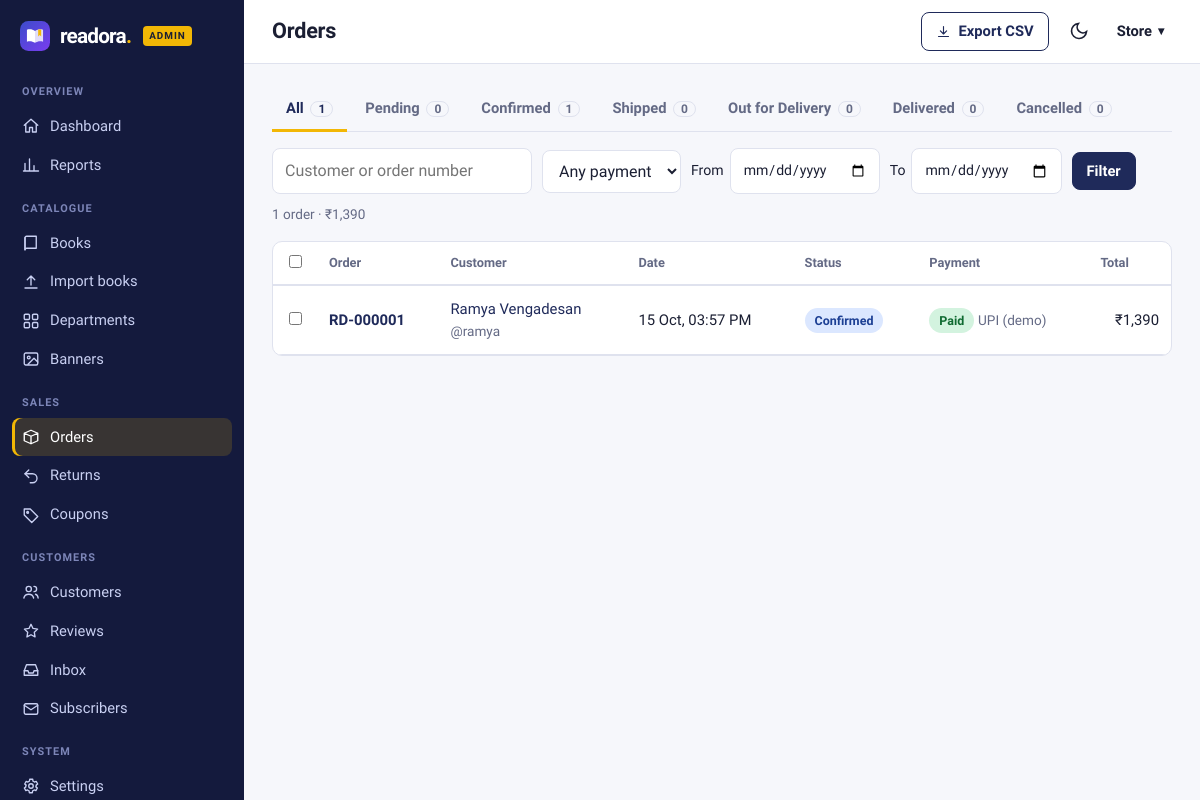
Page /admin/orders (signed in) on the committed database.
### tables this page shows
CREATE TABLE users (
    id            INTEGER PRIMARY KEY AUTOINCREMENT,
    fullname      TEXT NOT NULL,
    username      TEXT NOT NULL UNIQUE COLLATE NOCASE,
    email         TEXT NOT NULL UNIQUE COLLATE NOCASE,
    password      TEXT NOT NULL,
    phone         TEXT,
    is_admin      INTEGER NOT NULL DEFAULT 0,
    created_at    TEXT NOT NULL DEFAULT CURRENT_TIMESTAMP
);

CREATE TABLE orders (
    id              INTEGER PRIMARY KEY AUTOINCREMENT,
    user_id         INTEGER NOT NULL REFERENCES users(id),
    status          TEXT NOT NULL DEFAULT 'Pending',
    payment_method  TEXT NOT NULL,
    payment_status  TEXT NOT NULL DEFAULT 'Pending',
    subtotal        REAL NOT NULL,
    discount        REAL NOT NULL DEFAULT 0,
    shipping_fee    REAL NOT NULL DEFAULT 0,
    total           REAL NOT NULL,
    coupon_code     TEXT,
    ship_name       TEXT NOT NULL,
    ship_phone      TEXT NOT NULL,
    ship_address    TEXT NOT NULL,
    created_at      TEXT NOT NULL DEFAULT CURRENT_TIMESTAMP
);

### bookstore/routes/admin.py (the view)
@bp.route("/orders")
@admin_required
def orders():
    status = request.args.get("status", "")
    pay = request.args.get("payment", "")
    q = request.args.get("q", "").strip()
    d1, d2 = request.args.get("from", ""), request.args.get("to", "")
    where, args = [], []
    if status in ALL_STATUSES:
        where.append("o.status=?"); args.append(status)
    if pay in ("Paid", "Pending", "Refunded", "Cancelled"):
        where.append("o.payment_status=?"); args.append(pay)
    if q:
        digits = re.sub(r"\D", "", q)
        where.append("(u.fullname LIKE ? OR u.username LIKE ? OR o.id = ?)")
        args += [f"%{q}%", f"%{q}%", int(digits) if digits else -1]
    for val, op in ((d1, ">="), (d2, "<=")):
        if re.fullmatch(r"\d{4}-\d{2}-\d{2}", val):
            where.append(f"date(o.created_at,'{_loc()}') {op} ?"); args.append(val)
    clause = (" WHERE " + " AND ".join(where)) if where else ""
    total = one(f"SELECT COUNT(*) n, COALESCE(SUM(o.total),0) amount FROM orders o JOIN users u ON u.id=o.user_id{clause}", args)
    page, per, off = _page_args(40)
    rows = query(f"""SELECT o.*, u.fullname, u.username FROM orders o JOIN users u ON u.id=o.user_id
                     {clause} ORDER BY o.id DESC LIMIT ? OFFSET ?""", args + [per, off])
    counts = {r["status"]: r["n"] for r in query("SELECT status, COUNT(*) n FROM orders GROUP BY status")}
    base = {k: v for k, v in request.args.items() if k != "page" and v}
    return render_template("admin/orders.html", orders=rows, statuses=ALL_STATUSES, status=status, q=q, pay=pay, d1=d1, d2=d2,
                           total=total, page=page, pages=max(1, -(-total["n"] // per)), counts=counts, base=base)

### bookstore/db.py (called while the page is built)
def get_db():
    if "db" not in g:
        g.db = sqlite3.connect(current_app.config["DATABASE"])
        g.db.row_factory = sqlite3.Row
        g.db.execute("PRAGMA foreign_keys = ON")
    return g.db

def query(sql, args=(), one=False):
    cur = get_db().execute(sql, args)
    rows = cur.fetchall()
    cur.close()
    return (rows[0] if rows else None) if one else rows

### bookstore/routes/admin.py (called while the page is built)
def one(sql, a=()):
    return query(sql, a, one=True)

def _page_args(default=50):
    page = max(1, request.args.get("page", 1, type=int))
    return page, default, (page - 1) * default

### bookstore/utils.py (called while the page is built)
def csrf_token():
    if "_csrf" not in session:
        session["_csrf"] = secrets.token_urlsafe(32)
    return session["_csrf"]

def check_csrf():
    if request.method in ("POST", "PUT", "PATCH", "DELETE"):
        sent = request.form.get("_csrf") or request.headers.get("X-CSRF-Token")
        if not sent or not secrets.compare_digest(sent, session.get("_csrf", "")):
            abort(400, "Invalid or missing CSRF token. Please reload the page and try again.")

def load_user():
    uid = session.get("user_id")
    g.user = query("SELECT * FROM users WHERE id = ?", (uid,), one=True) if uid else None
    if uid and g.user is None:
        session.clear()

def login_required(view):
    @wraps(view)
    def wrapped(*a, **kw):
        if g.user is None:
            if wants_json():
                return jsonify(ok=False, message="Please log in first.", login=True), 401
            flash("Please log in to continue.", "info")
            return redirect(url_for("auth.login", next=request.full_path.rstrip("?")))
        return view(*a, **kw)
    return wrapped

def admin_required(view):
    @wraps(view)
    @login_required
    def wrapped(*a, **kw):
        if not g.user["is_admin"]:
            abort(403)
        return view(*a, **kw)
    return wrapped

def money(v):
    v = float(v or 0)
    return f"₹{v:,.0f}" if v == int(v) else f"₹{v:,.2f}"

def local_dt(value, fmt="%d %b %Y, %I:%M %p"):
    if not value:
        return ""
    dt = datetime.strptime(value, "%Y-%m-%d %H:%M:%S").replace(tzinfo=timezone.utc)
    tz = timezone(timedelta(minutes=current_app.config["TZ_OFFSET_MINUTES"]))
    return dt.astimezone(tz).strftime(fmt)

def order_ref(order_id):
    return f"{current_app.config['ORDER_PREFIX']}-{int(order_id):06d}"

### bookstore/templates/admin/orders.html (shortened to what this page needs)
{% extends 'admin/layout.html' %}
{% from 'partials/macros.html' import csrf, badge, pagination, icon %}
{% block title %}Orders{% endblock %}
{% block actions %}<a class="btn btn-ghost btn-sm" href="{{ url_for('admin.export', kind='orders', **{'from': d1 or none, 'to': d2 or none}) }}">{{ icon('download', 15) }} Export CSV</a>{% endblock %}
{% block content %}
<div class="adm-tabs">
  <a href="{{ url_for('admin.orders') }}" class="{{ 'on' if not status }}">All <em>{{ counts.values()|sum }}</em></a>
  {% for s in statuses %}<a href="{{ url_for('admin.orders', status=s) }}" class="{{ 'on' if status == s }}">{{ s }} <em>{{ counts.get(s, 0) }}</em></a>{% endfor %}
</div>
<form method="get" class="filterbar">
  <input type="search" name="q" value="{{ q }}" placeholder="Customer or order number" aria-label="Search orders">
  <select name="payment" data-autosubmit aria-label="Payment"><option value="">Any payment</option>{% for p in ['Paid','Pending','Refunded','Cancelled'] %}<option {{ 'selected' if pay == p }}>{{ p }}</option>{% endfor %}</select>
  <label>From <input type="date" name="from" value="{{ d1 }}"></label><label>To <input type="date" name="to" value="{{ d2 }}"></label>
  <button class="btn btn-sm">Filter</button><span class="muted small">{{ total.n }} order{{ 's' if total.n != 1 }} · {{ total.amount|money }}</span>
</form>
<form method="post" action="{{ url_for('admin.orders_bulk') }}">
  <div class="table-wrap"><table class="data">
    <thead><tr><th style="width:34px"><input type="checkbox" id="check-all" aria-label="Select all"></th><th>Order</th><th>Customer</th><th>Date</th><th>Status</th><th>Payment</th><th class="num">Total</th></tr></thead>
    <tbody>{% for o in orders %}
      <tr><td><input type="checkbox" name="ids" value="{{ o.id }}" class="row-check" aria-label="Select {{ order_ref(o.id) }}"></td>
        <td><a href="{{ url_for('admin.order', order_id=o.id) }}"><b>{{ order_ref(o.id) }}</b></a></td>
        <td><a href="{{ url_for('admin.users') }}?q={{ o.username }}">{{ o.fullname }}</a><div class="small muted">@{{ o.username }}</div></td>
        <td>{{ o.created_at|dt('%d %b, %I:%M %p') }}</td><td>{{ badge(o.status) }}</td><td>{{ badge(o.payment_status) }} <span class="small muted">{{ o.payment_method }}</span></td><td class="num">{{ o.total|money }}</td></tr>
    {% else %}<tr><td colspan="7" class="muted">No orders found.</td></tr>{% endfor %}</tbody></table></div>
</form>
{% endblock %}

### bookstore/templates/admin/layout.html (shortened to what this page needs)
{% from 'partials/macros.html' import icon %}
{% set ac = admin_counts() %}
{% set ep = current_endpoint or '' %}
{% macro nav(endpoint, label, ico, count=0, match=[]) %}<a href="{{ url_for(endpoint) }}" class="{{ 'on' if ep == endpoint or ep in match }}">{{ icon(ico, 18) }}<span>{{ label }}</span>{% if count %}<em>{{ count }}</em>{% endif %}</a>{% endmacro %}
<!doctype html>
<html lang="en">
<head>
  <link rel="stylesheet" href="{{ url_for('static', filename='css/style.css') }}">
  <link rel="stylesheet" href="{{ url_for('static', filename='css/admin.css') }}">
</head>
<body class="adm">
<div class="adm-shell">
  <aside class="adm-side" id="adm-side" aria-label="Admin navigation">
    <a class="adm-brand" href="{{ url_for('admin.dashboard') }}"><img src="{{ url_for('static', filename='img/mark.svg') }}" width="30" height="30" alt=""><span>{{ brand.name|lower }}<b>.</b></span><small>admin</small></a>
    <nav>
      <h6>Overview</h6>
      {{ nav('admin.dashboard', 'Dashboard', 'home') }}
      {{ nav('admin.reports', 'Reports', 'chart') }}
      <h6>Catalogue</h6>
      {{ nav('admin.books', 'Books', 'book', match=['admin.book_new','admin.book_edit']) }}
      {{ nav('admin.books_import', 'Import books', 'upload') }}
      {{ nav('admin.categories', 'Departments', 'grid') }}
      {{ nav('admin.banners', 'Banners', 'image', match=['admin.banner_form']) }}
      <h6>Sales</h6>
      {{ nav('admin.orders', 'Orders', 'box', ac.orders, match=['admin.order']) }}
      {{ nav('admin.returns', 'Returns', 'return', ac.returns) }}
      {{ nav('admin.coupons', 'Coupons', 'tag') }}
      <h6>Customers</h6>
      {{ nav('admin.users', 'Customers', 'users', match=['admin.user_detail']) }}
      {{ nav('admin.reviews', 'Reviews', 'star') }}
      {{ nav('admin.messages', 'Inbox', 'inbox', ac.messages) }}
      {{ nav('admin.subscribers', 'Subscribers', 'mail') }}
      <h6>System</h6>
      {{ nav('admin.settings', 'Settings', 'gear') }}
    </nav>
  </aside>
  <div class="adm-main">
    <header class="adm-top">
      <div class="adm-title"><h1>{% block page_title %}{{ self.title() }}{% endblock %}</h1></div>
      <div class="adm-top-actions">{% block actions %}{% endblock %}</div>
      <button class="icon-btn" id="theme-toggle" type="button" aria-label="Switch light or dark theme"><svg viewBox="0 0 24 24" width="20" height="20" fill="none" stroke="currentColor" stroke-width="2"><path d="M21 12.8A9 9 0 1 1 11.2 3a7 7 0 0 0 9.8 9.8z"/></svg></button>
      <div class="menu"><button class="menu-btn adm-user" type="button" aria-haspopup="true" aria-expanded="false">{{ g.user.fullname.split()[0] }}</button>
          </div>
    </header>
    <main id="main" class="adm-content">{% block content %}{% endblock %}</main>
  </div>
</div>
</body>
</html>

### bookstore/templates/partials/macros.html (shortened to what this page needs)
{% macro badge(status) %}
<span class="badge st-{{ status|lower|replace(' ', '-') }}">{{ status }}</span>
{% endmacro %}

### bookstore/static/css/style.css (style rules this page uses)
:root { --ink: #1f2a5a; --ink-2: #3a4780; --hl: #f2b705; --hl-soft: #fff3c4; --paper: #f6f7fb; --surface: #ffffff; --text: #1b1f33; --muted: #646a85; --line: #dfe2ee; --ok: #17803d; --warn: #b45309; --bad: #c62828; --radius: 10px; --shadow: 0 1px 2px rgba(31, 42, 90, .08), 0 6px 18px rgba(31, 42, 90, .06); --display: "Bricolage Grotesque", "Segoe UI", system-ui, sans-serif; --serif: "Newsreader", Georgia, "Times New Roman", serif; --c0: #3b4cca; --c1: #0f8b8d; --c2: #c47f00; --c3: #4f7a45; --c4: #8a3ffc; --c5: #b3365a; }
* { box-sizing: border-box; }
html { scroll-behavior: smooth; }
body { margin: 0; background: var(--paper); color: var(--text); font: 16px/1.55 var(--display); -webkit-font-smoothing: antialiased; }
img { max-width: 100%; display: block; }
a { color: var(--ink); text-decoration: none; }
h1, h2, h3, h4 { font-family: var(--display); line-height: 1.15; margin: 0 0 .5em; letter-spacing: -.01em; }
h1 { font-size: clamp(1.8rem, 4vw, 2.6rem); font-weight: 800; }
.muted { color: var(--muted); }
.small { font-size: .85rem; }
.icon-btn, .menu-btn { background: none; border: 0; color: var(--text); cursor: pointer; padding: 8px; border-radius: 8px; font: inherit; font-weight: 600; display: grid; place-items: center; }
.menu { position: relative; }
.menu-btn { display: flex; align-items: center; white-space: nowrap; }
.menu-btn::after { content: "▾"; margin-left: 6px; font-size: .75rem; }
.btn { display: inline-flex; align-items: center; justify-content: center; gap: 8px; padding: 10px 18px; border-radius: 8px; border: 1.5px solid var(--ink); background: var(--ink); color: var(--surface); font: inherit; font-weight: 600; cursor: pointer; transition: transform .08s, background .15s; }
.btn-sm { padding: 7px 14px; font-size: .92rem; }
.btn-ghost { background: transparent; color: var(--ink); }
label { display: block; font-weight: 600; font-size: .9rem; margin-bottom: 5px; }
input[type=text], input[type=email], input[type=password], input[type=number], input[type=tel], input[type=url], input[type=date], input[type=search], select, textarea { width: 100%; padding: 10px 12px; border: 1.5px solid var(--line); border-radius: 8px; background: var(--surface); color: var(--text); font: inherit; }
.badge { display: inline-block; padding: 3px 10px; border-radius: 999px; font-size: .78rem; font-weight: 700; background: var(--line); color: var(--text); }
.st-confirmed { background: #dbe7ff; color: #1c3f94; }
.st-paid { background: #d3f3df; color: #0f6a31; }
table.data { width: 100%; border-collapse: collapse; font-size: .93rem; }
table.data th { text-align: left; font-weight: 700; color: var(--muted); font-size: .8rem; padding: 10px 12px; border-bottom: 2px solid var(--line); white-space: nowrap; }
table.data td { padding: 12px; border-bottom: 1px solid var(--line); vertical-align: middle; }
.table-wrap { overflow-x: auto; background: var(--surface); border: 1px solid var(--line); border-radius: var(--radius); }
.num { text-align: right; font-variant-numeric: tabular-nums; }

### rows in the picture
users: user.fullname "Store"
orders: status "Confirmed", get "1", id "RD-000001", fullname "Ramya Vengadesan", username "ramya", created_at|dt "15 Oct, 03:57 PM", status "Confirmed Paid", payment_method "UPI (demo)", total "₹1,390"

### other values in the picture
{{ brand.name|lower }} "readora"
{{ label }} "Dashboard Reports Books Import books Departments Banners Orders Returns Coupons Customers Reviews Inbox Subscribers Settings"
{{ counts.values()|sum }} "1"
{{ s }} "Pending" "Shipped" "Out for Delivery" "Delivered" "Cancelled"
{{ counts.get(s, 0) }} "0" "0" "0" "0" "0"
{{ total.n }} "1"
{{ total.amount|money }} "₹1,390"
